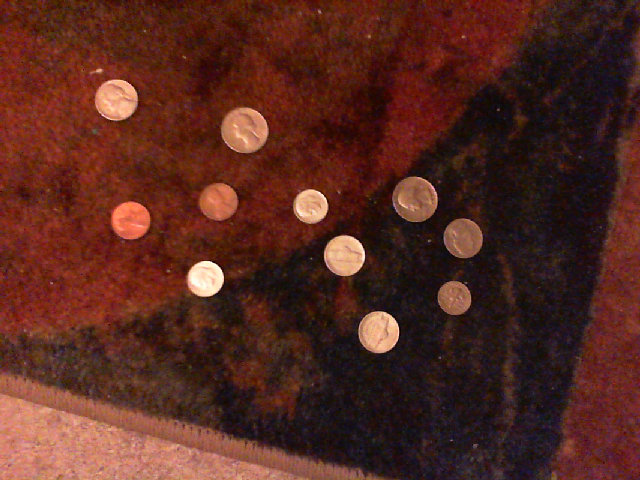
#> input picture trunk/projects/coinCounter/TestData/0.tiff, 640 x 480 px
$ python resampleAll.py ../TestData/0.tiff   (Python 2 division)   (older library calls are emulated)
#> lines starting #> are read from the running program, lines starting #| are printed output that depends on the picture
import os, sys

resizeDims = (30,30)

def resize(image) :
#> called with image = '../TestData/0.tiff'
    try :
        from PIL import Image
        im = Image.open(image)
#> im is the input picture: PIL image 640x480 RGB; mean R, G, B 85, 40.6, 31.5
        im.load()
        imageDims = im.size
#> imageDims = (640, 480)
        print image + ": " + str(imageDims)
#| ../TestData/0.tiff: (640, 480)
        if imageDims[0] < resizeDims[0] or imageDims[1] < resizeDims[1] :
            im = im.resize(resizeDims, Image.BICUBIC)
        elif imageDims[0] > resizeDims[0] or imageDims[1] > resizeDims[1] :
            im.thumbnail(resizeDims, Image.ANTIALIAS)
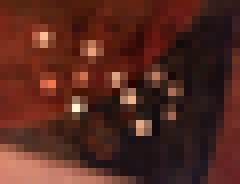
#> im: PIL image 30x23 RGB (shown 8 times larger); mean R, G, B 84.9, 40.6, 31.5
        im.save(image)
    except WindowsError as ex :
        os.remove(image)
if __name__ == '__main__' :
    print sys.argv

    if os.path.isdir(sys.argv[1]) :
        for image in os.listdir(sys.argv[1]) :
            image = os.path.join(sys.argv[1], image)
            resize(image)
    else :
        resize(sys.argv[1])

$ run again, on trunk/projects/coinCounter/TestData/10.tiff
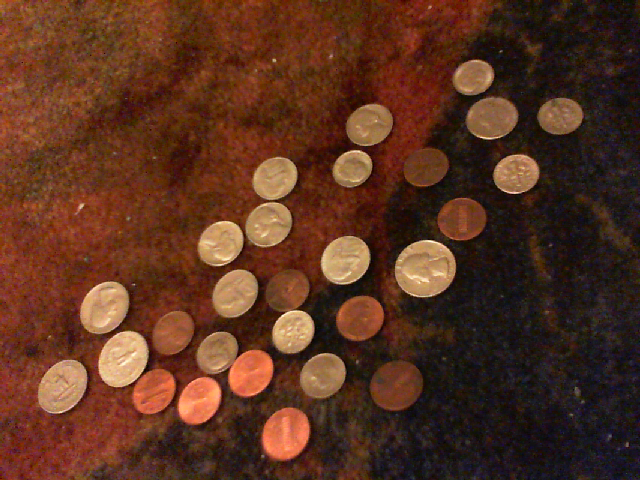
#> input picture trunk/projects/coinCounter/TestData/10.tiff, 640 x 480 px
#> in resize, im is the input picture: PIL image 640x480 RGB; mean R, G, B 89.3, 50.2, 31.8
#| ../TestData/10.tiff: (640, 480)
#> in resize, `im.thumbnail(resizeDims, Image.ANTIALIAS)`:
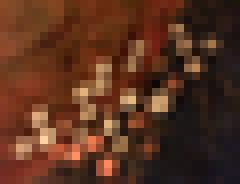
#> im: PIL image 30x23 RGB (shown 8 times larger); mean R, G, B 89.2, 50.1, 31.8
